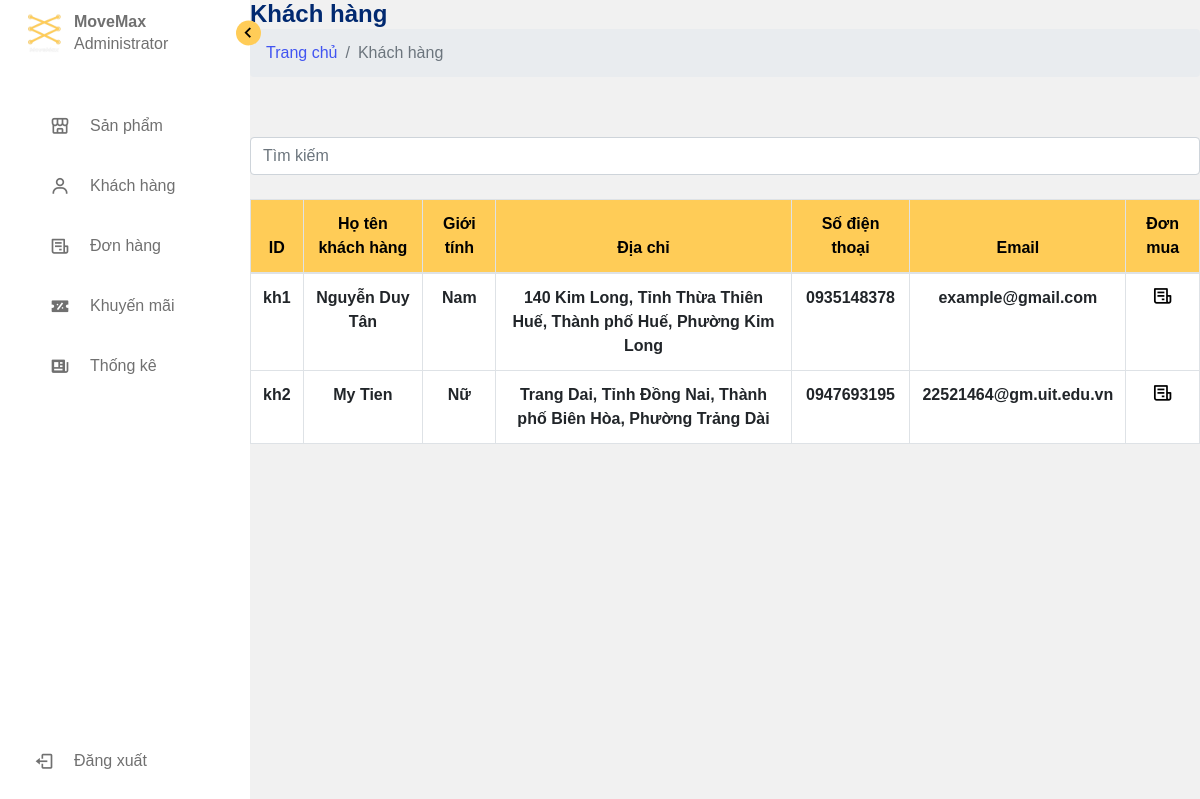
The page /admin_pages1/page/customers/customers_management.php on the database its author committed.
### tables this page shows
CREATE TABLE `khachhang` (
  `khachhangid` varchar(20) NOT NULL,
  `hoten` varchar(255) NOT NULL,
  `diachi` varchar(255) NOT NULL,
  `tinhthanh` varchar(255) NOT NULL,
  `quanhuyen` varchar(255) NOT NULL,
  `phuongxa` varchar(255) NOT NULL,
  `sodt` varchar(15) NOT NULL,
  `email` varchar(255) NOT NULL,
  `gioitinh` varchar(10) NOT NULL
);

### admin_pages1/menu/customer_section.php (the view, shortened to what this page needs)
<!DOCTYPE html>
<html lang="en">
<head>
    <link rel="stylesheet" href="https://cdn.jsdelivr.net/npm/bootstrap@4.6.2/dist/css/bootstrap.min.css">
    <link rel="stylesheet" href="https://cdnjs.cloudflare.com/ajax/libs/font-awesome/6.0.0-beta3/css/all.min.css">
    <link href="https://cdn.jsdelivr.net/npm/bootstrap-icons@1.18.0/font/bootstrap-icons.css" rel="stylesheet">
    <link rel="stylesheet" href="https://cdn.jsdelivr.net/npm/bootstrap-icons@1.3.0/font/bootstrap-icons.css">
    <link href="https://cdn.jsdelivr.net/npm/bootstrap-icons@1.18.0/font/bootstrap-icons.css" rel="stylesheet">
</head>
<body>
    <section class="customer customer-hnm tab-content" id="customer-section">
        <div class="pagetitle">
            <h1>Khách hàng</h1>
            <nav>
                <ol class="breadcrumb">
                    <li class="breadcrumb-item"><a href="../page/products/products_management.php">Trang chủ</a></li>
                    <li class="breadcrumb-item active">Khách hàng</li>
                </ol>
            </nav>
        </div>
        <div class="customer_list_container">
            <input class="form-control mb-4" id="tableSearch" type="text" placeholder="Tìm kiếm">
            <table class="customer_list table table-bordered table-striped product_list" border="1" style="border-collapse:collapse;width:100%">
                <thead>
                    <th>ID</th>
                    <th>Họ tên khách hàng</th>
                    <th>Giới tính</th>
                    <th>Địa chỉ</th>
                    <th>Số điện thoại</th>
                    <th>Email</th>
                    <th>Đơn mua</th>
                </thead>
                <tbody id="myTable">
                    <?php
                    $sql = "SELECT distinct khachhangid, hoten, gioitinh, diachi, tinhthanh,  quanhuyen,  phuongxa, sodt, email FROM khachhang ORDER BY khachhangid asc ";
                    $rs = $mysqli->query($sql);
                    if ($rs->num_rows > 0) {
                        while ($row = $rs->fetch_row()) {
                    ?>
                            <tr>
                                <td id="td_customerid" name="td_customerid"><?php echo $row[0]  ?></td>
                                <td id="td_customername" name="td_customername"><?php echo $row[1]  ?></td>
                                <td id="td_customersex" name="td_customersex"><?php echo $row[2]  ?></td>
                                <td id="td_customeraddress" name="td_customeraddress"><?php echo $row[3] . ", " . $row[4] . ", " . $row[5] . ", " . $row[6] ?></td>
                                <td id="td_customerphonenumber" name="td_customerphonenumber"><?php echo $row[7] ?></td>
                                <td id="td_customeremail" name="td_customeremail"><?php echo $row[8] ?></td>
                                <td><a href="../orders/customer_orders_management.php?id=<?php echo $row[0] ?>"><i class='bx bx-receipt'></i></a></td>
                            </tr>
                        <?php
                        }
                    } else {
                        ?>
                        <tr>
                            <td colspan="8">Chưa có dữ liệu khách hàng</td>
                        </tr>
                    <?php
                    }
                    ?>
                </tbody>
            </table>
        </div>
    </section>

### admin_pages1/page/dashboard/admin_dashboard.css (style rules this page uses)
* { font-family: Arial, Helvetica, sans-serif; margin: 0; padding: 0; box-sizing: border-box; }
:root { --body-color: #f1f1f1; --sidebar-color: #fff; --primary-color: #ff5f17; --primary-color-light: #f6f5ff; --toggle-color: #ddd; --text-color: #707070; --tran-02: all 0.2s ease; --tran-03: all 0.3s ease; --tran-04: all 0.4s ease; --tran-05: all 0.5s ease; }
body { height: 100vh; background: var(--body-color); transition: var(--tran-05); }
.tab-content { position: relative; left: 250px; height: 100vh; width: calc(100% - 250px); background: var(--body-color); transition: var(--tran-05); }

### admin_pages1/menu/customer_section.php (style rules this page uses)
.customer_list_container { margin-top: 60px; }
.customer_list { text-align: center; }
.customer_list tr th { background-color: #FFCC57; color: black; }
.customer_list tr td { background-color: white; font-weight: bold; }
.bx-receipt { font-size: 1.3em; color: black; }
:root { scroll-behavior: smooth; }
body { font-family: "Open Sans", sans-serif; background: #f6f9ff; color: #444444; }
a { color: #4154f1; text-decoration: none; }
h1, h2, h3, h4, h5, h6 { font-family: "Nunito", sans-serif; }
.pagetitle { margin-bottom: 10px; }
.pagetitle h1 { font-size: 24px; margin-bottom: 0; font-weight: 600; color: #012970; }

### rows shown on the page
khachhang: khachhangid "kh1", hoten "Nguyễn Duy Tân", gioitinh "Nam", diachi "140 Kim Long", tinhthanh "Tỉnh Thừa Thiên Huế", quanhuyen "Thành phố Huế", phuongxa "Phường Kim Long", sodt "0935148378", email "example@gmail.com"
khachhang: khachhangid "kh2", hoten "My Tien", gioitinh "Nữ", diachi "Trang Dai", tinhthanh "Tỉnh Đồng Nai", quanhuyen "Thành phố Biên Hòa", phuongxa "Phường Trảng Dài", sodt "0947693195", email "22521464@gm.uit.edu.vn"
